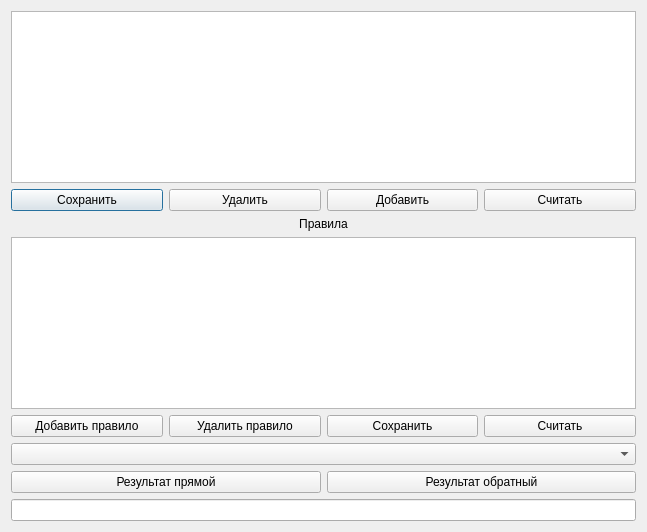
<?xml version="1.0" encoding="UTF-8"?>
<ui version="4.0">
 <class>EditRules</class>
 <widget class="QDialog" name="EditRules">
  <property name="geometry">
   <rect>
    <x>0</x>
    <y>0</y>
    <width>647</width>
    <height>532</height>
   </rect>
  </property>
  <property name="windowTitle">
   <string>Логический метод</string>
  </property>
  <layout class="QVBoxLayout" name="verticalLayout">
   <item>
    <widget class="QTableWidget" name="tableWidget"/>
   </item>
   <item>
    <layout class="QHBoxLayout" name="horizontalLayout_3">
     <item>
      <widget class="QPushButton" name="pushButtonSave">
       <property name="text">
        <string>Сохранить</string>
       </property>
      </widget>
     </item>
     <item>
      <widget class="QPushButton" name="pushButtonRemove">
       <property name="text">
        <string>Удалить</string>
       </property>
      </widget>
     </item>
     <item>
      <widget class="QPushButton" name="pushButtonAdd">
       <property name="text">
        <string>Добавить</string>
       </property>
      </widget>
     </item>
     <item>
      <widget class="QPushButton" name="pushButtonRead">
       <property name="text">
        <string>Считать</string>
       </property>
      </widget>
     </item>
    </layout>
   </item>
   <item>
    <widget class="QLabel" name="label">
     <property name="text">
      <string>Правила</string>
     </property>
     <property name="alignment">
      <set>Qt::AlignCenter</set>
     </property>
    </widget>
   </item>
   <item>
    <widget class="QTableWidget" name="tableWidgetRules"/>
   </item>
   <item>
    <layout class="QHBoxLayout" name="horizontalLayout">
     <item>
      <widget class="QPushButton" name="pushButtonAddRule">
       <property name="text">
        <string>Добавить правило</string>
       </property>
      </widget>
     </item>
     <item>
      <widget class="QPushButton" name="pushButtonRemoveRule">
       <property name="text">
        <string>Удалить правило</string>
       </property>
      </widget>
     </item>
     <item>
      <widget class="QPushButton" name="pushButtonSaveRules">
       <property name="text">
        <string>Сохранить</string>
       </property>
      </widget>
     </item>
     <item>
      <widget class="QPushButton" name="pushButtonReadRules">
       <property name="text">
        <string>Считать</string>
       </property>
      </widget>
     </item>
    </layout>
   </item>
   <item>
    <widget class="QComboBox" name="comboBoxRules">
     <property name="maxVisibleItems">
      <number>30</number>
     </property>
    </widget>
   </item>
   <item>
    <layout class="QHBoxLayout" name="horizontalLayout_2">
     <item>
      <widget class="QPushButton" name="pushButtonmakeProgram">
       <property name="text">
        <string>Результат прямой</string>
       </property>
      </widget>
     </item>
     <item>
      <widget class="QPushButton" name="pushButtonmakeProgramBack">
       <property name="text">
        <string>Результат обратный</string>
       </property>
      </widget>
     </item>
    </layout>
   </item>
   <item>
    <widget class="QLineEdit" name="lineEditResult"/>
   </item>
  </layout>
 </widget>
 <resources/>
 <connections/>
</ui>
